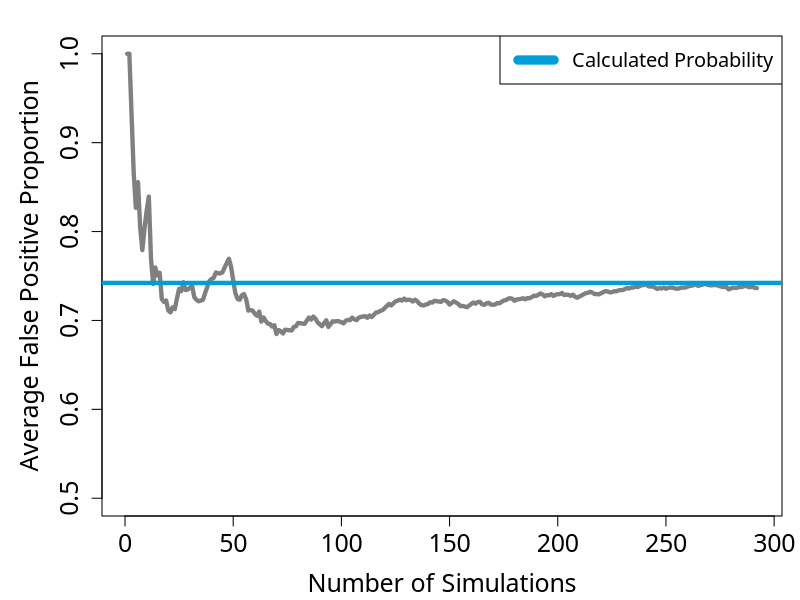

This chart was generated by the following R code:
## ---- chunk 1
#| code-fold: true
#| code-summary: "R Code"
#| label: simulated-screenings
# Because we will be using randomly generated numbers, we first set a seed to ensure our results are reproducible:
set.seed(31415926) 
# We now set up some variables:
pop_size <- 1000000
bayesitis_prevalence <- 0.05
bayesitis_pop_size <- pop_size * bayesitis_prevalence # we calculate 5% of the population to find the number of people that have Bayesitis
# Now imagine that each person in the population is assigned a number randomly pick 5% of these numbers to designate the people that have Bayesitis
total_pop <- 1:pop_size # we create a vector made up of the numbers from 1 to 1,000,000
bayesitis_pop <- sample(total_pop, size=bayesitis_pop_size, replace=FALSE) # we randomly samples 5% of the entries from our total_pop vector
# Let's create a logical vector (one that only contains TRUE and FALSE values) to represent the Bayesitis status of every member of the population:
bayesitis_statuses <- rep(FALSE, times=pop_size) # we initialise a vector the length of the population where every entry is FALSE
bayesitis_statuses[bayesitis_pop] <- TRUE # we change the entries corresponding to the people with Byesitis to TRUE
# We can now set up our simulations: 
num_sims <- 300
false_pos_props <- rep(NA, times=num_sims) # we initialise a vector to store the proportion of false positives we get from each simulation 
# Now let's repeatedly pick 20 random people from the population and simulate screening them for Bayesitis:
samp_size <- 20
for (n in 1:num_sims) {
  rand_samp <- sample(total_pop, size=samp_size, replace=FALSE)
  # Let's set up variables to store the number of true and false positive test results:
  num_true_pos <- 0
  num_false_pos <- 0
  rand_nums <- runif(samp_size, min=0, max=1) # we generate 20 random numbers between 0 and 1, so that everyone in the sample gets a correct/incorrect
                                              # test result with a probability according to the sensitivity and specificty of our test
  for (i in 1:samp_size) {
    true_status <- bayesitis_statuses[rand_samp[i]]
    if (rand_nums[i] <= 0.99 & true_status == TRUE) { # if the person does have Bayesitis they get an accurate positive result with a probability of 99%
      num_true_pos <- num_true_pos + 1
    } else if (rand_nums[i] > 0.85 & true_status == FALSE) { # if they don't they get a false positive result with a probability of 15%
      num_false_pos <- num_false_pos + 1
    }
  }
  total_pos <- num_true_pos + num_false_pos
  if (total_pos != 0) { # if there are no positive test results, true or false, the proportion of positive test results that are false is undefined
    false_pos_props[n] <- num_false_pos / total_pos
  }  
}
# Now let's see how the average proportion of positive test results that are false changes as the number of simulations we've done increases:
props_for_avg <- false_pos_props[!is.na(false_pos_props)] # we remove the undefined values from our vector of empirical false positive proportions
cum_avg <- cumsum(props_for_avg) / seq_along(props_for_avg) # we calculate a cumulative average as the number of simulations increases
# 
par(mar=c(bottom=4.2, left=5.1, top=1.8, right=0.9), family="Roboto Slab")
plot(cum_avg, ylim=c(0.5,1), xlab="Number of Simulations", ylab="Average False Positive Proportion", type="l", col="#808080", lwd=4.2, cex.lab=1.5, cex.axis=1.5)
abline(h=0.7421875, col="#009ed8", lty=1, lwd=4.2)
legend("topright", legend=c("Calculated Probability"), col="#009ed8", lty=1, lwd=9, cex=1.2)
